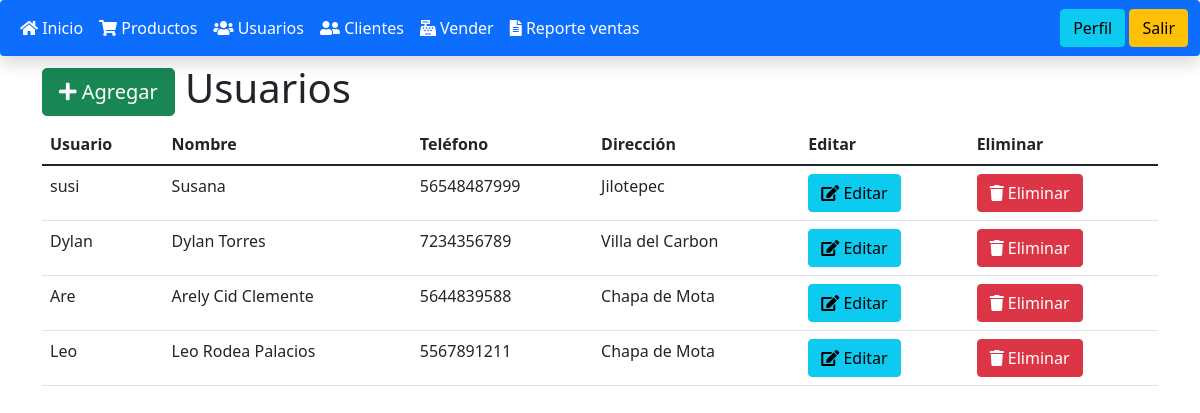
/usuarios.php (signed in), run on the app's committed database.
### tables this page shows
CREATE TABLE `usuarios`  (
  `id` bigint(20) UNSIGNED NOT NULL AUTO_INCREMENT,
  `usuario` varchar(50) NOT NULL,
  `nombre` varchar(255) NOT NULL,
  `telefono` varchar(25) NOT NULL,
  `direccion` varchar(255) NOT NULL,
  `password` varchar(255) NOT NULL,
  PRIMARY KEY (`id`) USING BTREE
);

### funciones.php (called while the page is built, shortened)
<?php
function obtenerUsuarios(){
    $sentencia = "SELECT id, usuario, nombre, telefono, direccion FROM usuarios";
    return select($sentencia);
}
function select($sentencia, $parametros = []){
    $bd = conectarBaseDatos();
    $respuesta = $bd->prepare($sentencia);
    $respuesta->execute($parametros);
    return $respuesta->fetchAll();
}
function conectarBaseDatos() {
	$host = "localhost";
	$db   = "ventas_php";
	$user = "root";
	$pass = "";
	$charset = 'utf8mb4';
	$options = [
	    \PDO::ATTR_ERRMODE            => \PDO::ERRMODE_EXCEPTION,
	    \PDO::ATTR_DEFAULT_FETCH_MODE => \PDO::FETCH_OBJ,
	    \PDO::ATTR_EMULATE_PREPARES   => false,
	];
	$dsn = "mysql:host=$host;dbname=$db;charset=$charset";
	try {
	     $pdo = new \PDO($dsn, $user, $pass, $options);
	     return $pdo;
	} catch (\PDOException $e) {
	     throw new \PDOException($e->getMessage(), (int)$e->getCode());
	}
}

### usuarios.php (the view, shortened to what this page needs)
<?php
include_once "encabezado.php";
include_once "navbar.php";
include_once "funciones.php";
$usuarios = obtenerUsuarios();
?>
<div class="container">
    <h1>
        <a class="btn btn-success btn-lg" href="agregar_usuario.php">
            <i class="fa fa-plus"></i>
            Agregar
        </a>
        Usuarios
    </h1>
    <table class="table">
        <thead>
            <tr>
                <th>Usuario</th>
                <th>Nombre</th>
                <th>Teléfono</th>
                <th>Dirección</th>
                <th>Editar</th>
                <th>Eliminar</th>
            </tr>
        </thead>
        <tbody>
            <?php
            foreach($usuarios as $usuario){
            ?>
                <tr>
                    <td><?php echo $usuario->usuario; ?></td>
                    <td><?php echo $usuario->nombre; ?></td>
                    <td><?php echo $usuario->telefono; ?></td>
                    <td><?php echo $usuario->direccion; ?></td>
                    <td>
                        <a class="btn btn-info" href="editar_usuario.php?id=<?php echo $usuario->id; ?>">
                            <i class="fa fa-edit"></i>
                            Editar
                        </a>
                    </td>
                    <td>
                        <a class="btn btn-danger" href="eliminar_usuario.php?id=<?php echo $usuario->id; ?>">
                            <i class="fa fa-trash"></i>
                            Eliminar
                        </a>
                    </td>
                </tr>
            <?php } ?>
        </tbody>
    </table>
</div>

### data on the page
usuarios: usuario "susi", nombre "Susana", telefono "56548487999", direccion "Jilotepec"
usuarios: usuario "Dylan", nombre "Dylan Torres", telefono "7234356789", direccion "Villa del Carbon"
usuarios: usuario "Are", nombre "Arely Cid Clemente", telefono "5644839588", direccion "Chapa de Mota"
usuarios: usuario "Leo", nombre "Leo Rodea Palacios", telefono "5567891211", direccion "Chapa de Mota"
